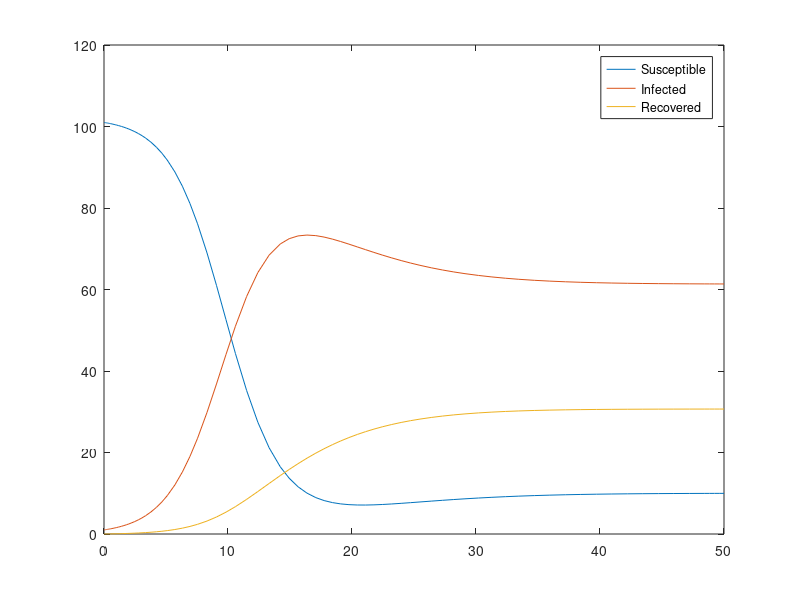

MATLAB code to generate this figure:
% from this source: http://ceadserv1.nku.edu/longa/classes/mat375/mat375prep/SIR%20Model.html

% alpha = infection rate
alpha = 0.005;
% beta = recovery rate
beta = 0.05;
% gamma = resusceptible rate
gamma = 0.1;

% S = y(1)
% I = y(2)
% R = y(3)
dydt = @(t,y) [-alpha*y(1)*y(2) + gamma*y(3);
               alpha*y(1)*y(2) - beta*y(2);
               -gamma*y(3) + beta*y(2)];
    
ic = [101, 1, 0];
tspan = [0 50]; 
[t,y] = ode45(dydt,tspan,ic);
plot(t,y)
legend('Susceptible', 'Infected', 'Recovered')